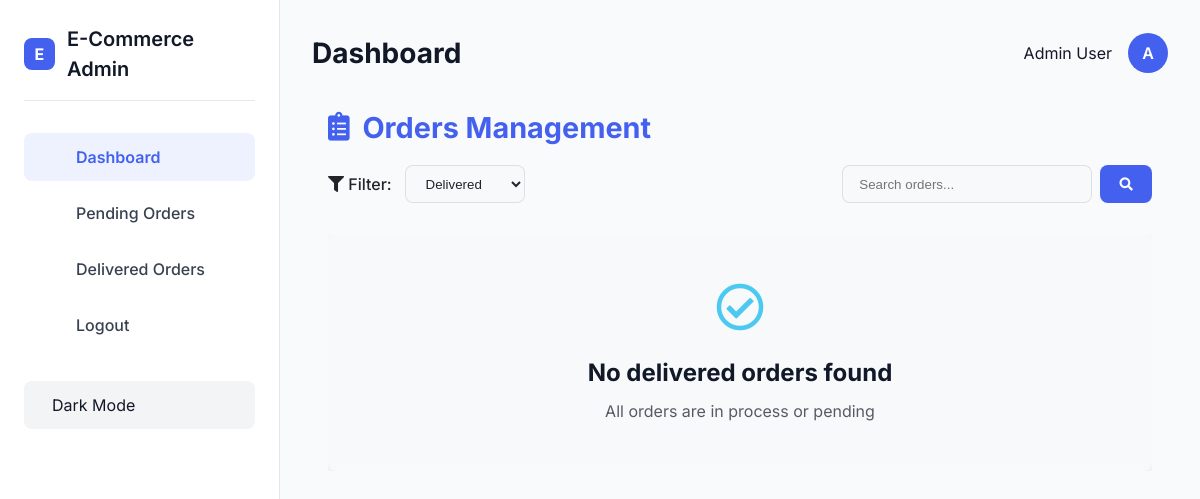
/dashboard/deliver_order/, run on an earlier commit of the app's database.
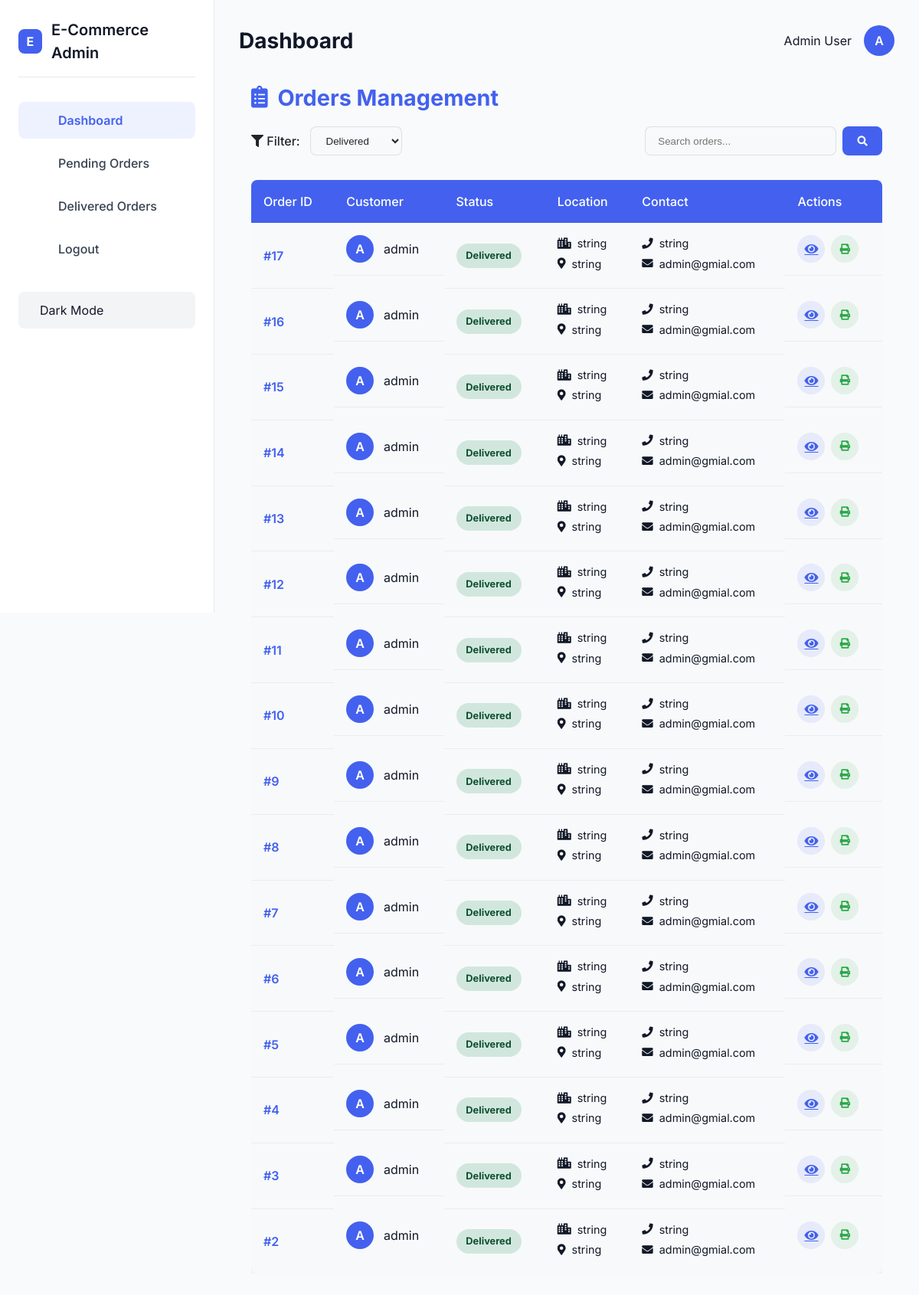
And on a later commit of the database.
### apps/cart/models.py (models this page shows, shortened)
class Order(BaseModel):
    user = models.ForeignKey(
        'users.User',
        on_delete=models.CASCADE,
        blank=True,
        null=True,
        related_name='orders'
    )
    cart = models.ForeignKey(
        Cart,
        on_delete=models.CASCADE,
        blank=True,
        null=True,
        related_name='order'
    )
    status = models.CharField(
        max_length=20,
        choices=OrderStatus.choices,
        default=OrderStatus.PENDING,
    )
    city = models.CharField(max_length=100)
    address = models.CharField(max_length=120)
    phone = models.CharField(max_length=120)
    total_price = models.DecimalField(max_digits=10, decimal_places=2, null=True, blank=True)
    class Meta:
        ordering = ('-id',)

### apps/users/models.py (models this page shows, shortened)
class User(AbstractBaseUser,PermissionsMixin):
    first_name = models.CharField(max_length=50, blank=True, null=True)
    last_name = models.CharField(max_length=50, blank=True, null=True)
    username = models.CharField(max_length=50, unique=True, blank=True, null=True)
    avatar = models.ImageField(upload_to="avatar", null=True, blank=True)
    email = models.EmailField(max_length=254, unique=True)
    phone_number = models.CharField(max_length=15,null=True, blank=True)
    date_joined = models.DateTimeField(auto_now_add=True)
    last_login = models.DateTimeField(auto_now_add=True)
    is_admin = models.BooleanField(default=False)
    is_staff = models.BooleanField(default=False)
    is_active = models.BooleanField(default=True)
    is_superadmin = models.BooleanField(default=False)
    USERNAME_FIELD = "username"
    REQUIRED_FIELDS = ["email"]
    objects = UserManager()

### apps/cart/views.py (the view)
# urls.py: path('deliver_order/',views.deliver_order,name='deliver_order'),
def deliver_order(request):
    orders = Order.objects.all().filter(status='Delivered').order_by('-id')
    paginator = Paginator(orders, 100)
    page_number = request.GET.get('page')
    page_obj = paginator.get_page(page_number)
    return render(request, 'orders/delivered.html', {'page_obj': page_obj})

### templates/orders/delivered.html (shortened to what this page needs)
{% extends 'base.html' %}
{% block content %}
<div class="orders-management-container">
    <div class="orders-header">
        <h1><i class="fas fa-clipboard-list"></i> Orders Management</h1>
        <div class="orders-filters">
            <div class="filter-group">
                <label for="status-filter"><i class="fas fa-filter"></i> Filter:</label>
                <select id="status-filter" class="filter-select">
                    <option value="Delivered" selected>Delivered</option>
                </select>
            </div>
            <div class="search-group">
                <input type="text" id="order-search" placeholder="Search orders..." class="search-input">
                <button class="search-btn"><i class="fas fa-search"></i></button>
            </div>
        </div>
    </div>
    <div class="orders-table-container">
        {% if page_obj.object_list %}
            <table class="orders-table">
                <thead>
                    <tr>
                        <th>Order ID</th>
                        <th>Customer</th>
                        <th>Status</th>
                        <th>Location</th>
                        <th>Contact</th>
                        <th>Actions</th>
                    </tr>
                </thead>
                <tbody>
                    {% for order in page_obj.object_list %}
                    <tr class="order-row" data-status="{{ order.status|lower }}">
                        <td class="order-id">#{{ order.id }}</td>
                        <td class="customer">
                            <div class="customer-avatar">{{ order.user.username|first|upper }}</div>
                            {{ order.user.username }}
                        </td>
                        <td class="status">
                            <span class="status-badge status-{{ order.status|lower }}">{{ order.status }}</span>
                        </td>
                        <td class="location">
                            <div><i class="fas fa-city"></i> {{ order.city }}</div>
                            <div class="address-truncate"><i class="fas fa-map-marker-alt"></i> {{ order.address }}</div>
                        </td>
                        <td class="contact">
                            <div><i class="fas fa-phone"></i> {{ order.phone }}</div>
                            {% if order.user.email %}
                            <div><i class="fas fa-envelope"></i> {{ order.user.email }}</div>
                            {% endif %}
                        </td>
                        <td class="actions">
                            <a href="/management/{{ order.id }}/details/" class="action-btn view-btn" title="View Details">
                                <i class="fas fa-eye"></i>
                            </a>
                            <button class="action-btn print-btn" title="Print Invoice" onclick="printOrder({{ order.id }})">
                                <i class="fas fa-print"></i>
                            </button>
                        </td>
                    </tr>
                    {% endfor %}
                </tbody>
            </table>
        {% else %}
            <div class="no-orders">
                <i class="far fa-check-circle"></i>
                <h3>No delivered orders found</h3>
                <p>All orders are in process or pending</p>
            </div>
        {% endif %}
    </div>
</div>
<link rel="stylesheet" href="https://cdnjs.cloudflare.com/ajax/libs/font-awesome/5.15.4/css/all.min.css">
{% endblock %}

### templates/base.html (shortened to what this page needs)
<!DOCTYPE html>
<html lang="en">
<head>
</head>
<body>
    <div class="app-container">
        <div class="sidebar">
            <div class="sidebar-header">
                <div class="sidebar-logo">E</div>
                <h2>E-Commerce Admin</h2>
            </div>
            <ul class="nav-menu">
                <li class="nav-item">
                    <a href="{% url 'cart:dashboard' %}" class="nav-link active">
                        Dashboard
                    </a>
                </li>
                <li class="nav-item">
                    <a href="{% url 'cart:pending_orders' %}" class="nav-link">
                        Pending Orders
                    </a>
                </li>
                <li class="nav-item">
                    <a href="{% url 'cart:deliver_order' %}" class="nav-link">
                        Delivered Orders
                    </a>
                </li>
                <li class="nav-item">
                    <a href="#" class="nav-link">
                        Logout
                    </a>
                </li>
            </ul>
            <div class="theme-toggle" onclick="toggleDarkMode()">
                <div class="theme-toggle-text">
                    <span>Dark Mode</span>
                </div>
            </div>
        </div>
        <div class="main-content">
            <div class="header">
                <h1>{% block page_title %}Dashboard{% endblock %}</h1>
                <div class="user-profile">
                    <span>Admin User</span>
                    <div class="user-avatar">A</div>
                </div>
            </div>
            {% block content %}{% endblock %}
        </div>
    </div>
</body>
</html>

### templates/orders/delivered.html (style rules this page uses)
:root { --primary-color: #4361ee; --secondary-color: #3f37c9; --success-color: #4cc9f0; --warning-color: #f8961e; --danger-color: #f94144; --light-color: #f8f9fa; --dark-color: #212529; --border-radius: 8px; --box-shadow: 0 4px 12px rgba(0, 0, 0, 0.08); --transition: all 0.3s ease; }
.orders-management-container { max-width: 1200px; margin: 2rem auto; padding: 0 1rem; }
.orders-header { margin-bottom: 2rem; }
.orders-header h1 { color: var(--primary-color); margin: 0 0 1rem 0; font-size: 1.8rem; display: flex; align-items: center; gap: 0.8rem; }
.orders-filters { display: flex; justify-content: space-between; flex-wrap: wrap; gap: 1rem; }
.filter-group { display: flex; align-items: center; gap: 0.8rem; }
.filter-group label { font-weight: 500; color: var(--dark-color); }
.filter-select, .search-input { padding: 0.6rem 1rem; border-radius: var(--border-radius); border: 1px solid rgba(0, 0, 0, 0.1); background: var(--light-color); color: var(--dark-color); }
.search-group { display: flex; gap: 0.5rem; }
.search-input { min-width: 250px; }
.search-btn { background: var(--primary-color); color: white; border: none; padding: 0 1.2rem; border-radius: var(--border-radius); cursor: pointer; transition: var(--transition); }
.orders-table-container { overflow-x: auto; margin-bottom: 2rem; }
.orders-table { width: 100%; border-collapse: separate; border-spacing: 0; background: var(--light-color); border-radius: var(--border-radius); overflow: hidden; box-shadow: var(--box-shadow); }
.orders-table th { background: var(--primary-color); color: white; padding: 1rem; text-align: left; font-weight: 500; }
.orders-table td { padding: 1rem; border-bottom: 1px solid rgba(0, 0, 0, 0.05); vertical-align: middle; }
.orders-table tr:last-child td { border-bottom: none; }
.order-id { font-weight: 600; color: var(--primary-color); }
.customer { display: flex; align-items: center; gap: 0.8rem; }
.customer-avatar { width: 36px; height: 36px; background: var(--primary-color); color: white; border-radius: 50%; display: flex; align-items: center; justify-content: center; font-weight: 600; }
.status-badge { padding: 0.4rem 0.8rem; border-radius: 20px; font-size: 0.8rem; font-weight: bold; display: inline-block; }
.status-delivered { background: #d1e7dd; color: #0f5132; }
.location, .contact { font-size: 0.9rem; }
.location div, .contact div { display: flex; align-items: center; gap: 0.5rem; margin-bottom: 0.3rem; }
.address-truncate { white-space: nowrap; overflow: hidden; text-overflow: ellipsis; max-width: 200px; }
.actions { display: flex; gap: 0.5rem; }
.action-btn { width: 36px; height: 36px; border-radius: 50%; display: flex; align-items: center; justify-content: center; cursor: pointer; transition: var(--transition); border: none; }
.view-btn { background: rgba(67, 97, 238, 0.1); color: var(--primary-color); }
.print-btn { background: rgba(40, 167, 69, 0.1); color: #28a745; }

What changed in the data, as far as the page shows it:
added Order: id "17", user.username|first "A", user.username "admin", status "Delivered", city "string", address "string", phone "string", user.email "admin@gmial.com"
added Order: id "16", user.username|first "A", user.username "admin", status "Delivered", city "string", address "string", phone "string", user.email "admin@gmial.com"
added Order: id "15", user.username|first "A", user.username "admin", status "Delivered", city "string", address "string", phone "string", user.email "admin@gmial.com"
added Order: id "14", user.username|first "A", user.username "admin", status "Delivered", city "string", address "string", phone "string", user.email "admin@gmial.com"
added Order: id "13", user.username|first "A", user.username "admin", status "Delivered", city "string", address "string", phone "string", user.email "admin@gmial.com"
added Order: id "12", user.username|first "A", user.username "admin", status "Delivered", city "string", address "string", phone "string", user.email "admin@gmial.com"
added Order: id "11", user.username|first "A", user.username "admin", status "Delivered", city "string", address "string", phone "string", user.email "admin@gmial.com"
added Order: id "10", user.username|first "A", user.username "admin", status "Delivered", city "string", address "string", phone "string", user.email "admin@gmial.com"
added Order: id "9", user.username|first "A", user.username "admin", status "Delivered", city "string", address "string", phone "string", user.email "admin@gmial.com"
added Order: id "8", user.username|first "A", user.username "admin", status "Delivered", city "string", address "string", phone "string", user.email "admin@gmial.com"
added Order: id "7", user.username|first "A", user.username "admin", status "Delivered", city "string", address "string", phone "string", user.email "admin@gmial.com"
added Order: id "6", user.username|first "A", user.username "admin", status "Delivered", city "string", address "string", phone "string", user.email "admin@gmial.com"
added Order: id "5", user.username|first "A", user.username "admin", status "Delivered", city "string", address "string", phone "string", user.email "admin@gmial.com"
added Order: id "4", user.username|first "A", user.username "admin", status "Delivered", city "string", address "string", phone "string", user.email "admin@gmial.com"
added Order: id "3", user.username|first "A", user.username "admin", status "Delivered", city "string", address "string", phone "string", user.email "admin@gmial.com"
now on this page (row edited): Order: id "2", user.username|first "A", user.username "admin", status "Delivered", city "string", address "string", phone "string", user.email "admin@gmial.com"
Also different on the page:
text no longer shown: "No delivered orders found All orders are in process or pending"
text now shown: "Order ID Customer Status Location Contact Actions"
